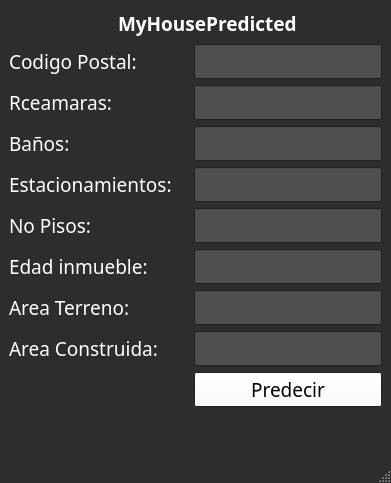
<?xml version="1.0" encoding="UTF-8"?>
<ui version="4.0">
 <class>MainWindow</class>
 <widget class="QMainWindow" name="MainWindow">
  <property name="geometry">
   <rect>
    <x>0</x>
    <y>0</y>
    <width>391</width>
    <height>483</height>
   </rect>
  </property>
  <property name="palette">
   <palette>
    <active>
     <colorrole role="WindowText">
      <brush brushstyle="SolidPattern">
       <color alpha="255">
        <red>255</red>
        <green>255</green>
        <blue>255</blue>
       </color>
      </brush>
     </colorrole>
     <colorrole role="Button">
      <brush brushstyle="SolidPattern">
       <color alpha="255">
        <red>255</red>
        <green>255</green>
        <blue>255</blue>
       </color>
      </brush>
     </colorrole>
     <colorrole role="Light">
      <brush brushstyle="SolidPattern">
       <color alpha="255">
        <red>255</red>
        <green>255</green>
        <blue>255</blue>
       </color>
      </brush>
     </colorrole>
     <colorrole role="Midlight">
      <brush brushstyle="SolidPattern">
       <color alpha="255">
        <red>255</red>
        <green>255</green>
        <blue>255</blue>
       </color>
      </brush>
     </colorrole>
     <colorrole role="Dark">
      <brush brushstyle="SolidPattern">
       <color alpha="255">
        <red>255</red>
        <green>255</green>
        <blue>255</blue>
       </color>
      </brush>
     </colorrole>
     <colorrole role="Mid">
      <brush brushstyle="SolidPattern">
       <color alpha="255">
        <red>76</red>
        <green>76</green>
        <blue>76</blue>
       </color>
      </brush>
     </colorrole>
     <colorrole role="Text">
      <brush brushstyle="SolidPattern">
       <color alpha="255">
        <red>0</red>
        <green>0</green>
        <blue>0</blue>
       </color>
      </brush>
     </colorrole>
     <colorrole role="BrightText">
      <brush brushstyle="SolidPattern">
       <color alpha="255">
        <red>0</red>
        <green>0</green>
        <blue>0</blue>
       </color>
      </brush>
     </colorrole>
     <colorrole role="ButtonText">
      <brush brushstyle="SolidPattern">
       <color alpha="255">
        <red>0</red>
        <green>0</green>
        <blue>0</blue>
       </color>
      </brush>
     </colorrole>
     <colorrole role="Base">
      <brush brushstyle="SolidPattern">
       <color alpha="255">
        <red>79</red>
        <green>79</green>
        <blue>79</blue>
       </color>
      </brush>
     </colorrole>
     <colorrole role="Window">
      <brush brushstyle="SolidPattern">
       <color alpha="255">
        <red>45</red>
        <green>45</green>
        <blue>45</blue>
       </color>
      </brush>
     </colorrole>
     <colorrole role="Shadow">
      <brush brushstyle="SolidPattern">
       <color alpha="255">
        <red>76</red>
        <green>76</green>
        <blue>76</blue>
       </color>
      </brush>
     </colorrole>
     <colorrole role="LinkVisited">
      <brush brushstyle="SolidPattern">
       <color alpha="255">
        <red>255</red>
        <green>255</green>
        <blue>255</blue>
       </color>
      </brush>
     </colorrole>
     <colorrole role="AlternateBase">
      <brush brushstyle="SolidPattern">
       <color alpha="255">
        <red>79</red>
        <green>79</green>
        <blue>79</blue>
       </color>
      </brush>
     </colorrole>
     <colorrole role="ToolTipBase">
      <brush brushstyle="SolidPattern">
       <color alpha="255">
        <red>255</red>
        <green>255</green>
        <blue>220</blue>
       </color>
      </brush>
     </colorrole>
     <colorrole role="ToolTipText">
      <brush brushstyle="SolidPattern">
       <color alpha="255">
        <red>0</red>
        <green>255</green>
        <blue>0</blue>
       </color>
      </brush>
     </colorrole>
     <colorrole role="PlaceholderText">
      <brush brushstyle="SolidPattern">
       <color alpha="128">
        <red>0</red>
        <green>0</green>
        <blue>0</blue>
       </color>
      </brush>
     </colorrole>
    </active>
    <inactive>
     <colorrole role="WindowText">
      <brush brushstyle="SolidPattern">
       <color alpha="255">
        <red>255</red>
        <green>255</green>
        <blue>255</blue>
       </color>
      </brush>
     </colorrole>
     <colorrole role="Button">
      <brush brushstyle="SolidPattern">
       <color alpha="255">
        <red>255</red>
        <green>255</green>
        <blue>255</blue>
       </color>
      </brush>
     </colorrole>
     <colorrole role="Light">
      <brush brushstyle="SolidPattern">
       <color alpha="255">
        <red>255</red>
        <green>255</green>
        <blue>255</blue>
       </color>
      </brush>
     </colorrole>
     <colorrole role="Midlight">
      <brush brushstyle="SolidPattern">
       <color alpha="255">
        <red>255</red>
        <green>255</green>
        <blue>255</blue>
       </color>
      </brush>
     </colorrole>
     <colorrole role="Dark">
      <brush brushstyle="SolidPattern">
       <color alpha="255">
        <red>255</red>
        <green>255</green>
        <blue>255</blue>
       </color>
      </brush>
     </colorrole>
     <colorrole role="Mid">
      <brush brushstyle="SolidPattern">
       <color alpha="255">
        <red>76</red>
        <green>76</green>
        <blue>76</blue>
       </color>
      </brush>
     </colorrole>
     <colorrole role="Text">
      <brush brushstyle="SolidPattern">
       <color alpha="255">
        <red>0</red>
        <green>0</green>
        <blue>0</blue>
       </color>
      </brush>
     </colorrole>
     <colorrole role="BrightText">
      <brush brushstyle="SolidPattern">
       <color alpha="255">
        <red>0</red>
        <green>0</green>
        <blue>0</blue>
       </color>
      </brush>
     </colorrole>
     <colorrole role="ButtonText">
      <brush brushstyle="SolidPattern">
       <color alpha="255">
        <red>0</red>
        <green>0</green>
        <blue>0</blue>
       </color>
      </brush>
     </colorrole>
     <colorrole role="Base">
      <brush brushstyle="SolidPattern">
       <color alpha="255">
        <red>79</red>
        <green>79</green>
        <blue>79</blue>
       </color>
      </brush>
     </colorrole>
     <colorrole role="Window">
      <brush brushstyle="SolidPattern">
       <color alpha="255">
        <red>45</red>
        <green>45</green>
        <blue>45</blue>
       </color>
      </brush>
     </colorrole>
     <colorrole role="Shadow">
      <brush brushstyle="SolidPattern">
       <color alpha="255">
        <red>76</red>
        <green>76</green>
        <blue>76</blue>
       </color>
      </brush>
     </colorrole>
     <colorrole role="LinkVisited">
      <brush brushstyle="SolidPattern">
       <color alpha="255">
        <red>255</red>
        <green>255</green>
        <blue>255</blue>
       </color>
      </brush>
     </colorrole>
     <colorrole role="AlternateBase">
      <brush brushstyle="SolidPattern">
       <color alpha="255">
        <red>79</red>
        <green>79</green>
        <blue>79</blue>
       </color>
      </brush>
     </colorrole>
     <colorrole role="ToolTipBase">
      <brush brushstyle="SolidPattern">
       <color alpha="255">
        <red>255</red>
        <green>255</green>
        <blue>220</blue>
       </color>
      </brush>
     </colorrole>
     <colorrole role="ToolTipText">
      <brush brushstyle="SolidPattern">
       <color alpha="255">
        <red>0</red>
        <green>255</green>
        <blue>0</blue>
       </color>
      </brush>
     </colorrole>
     <colorrole role="PlaceholderText">
      <brush brushstyle="SolidPattern">
       <color alpha="128">
        <red>0</red>
        <green>0</green>
        <blue>0</blue>
       </color>
      </brush>
     </colorrole>
    </inactive>
    <disabled>
     <colorrole role="WindowText">
      <brush brushstyle="SolidPattern">
       <color alpha="255">
        <red>255</red>
        <green>255</green>
        <blue>255</blue>
       </color>
      </brush>
     </colorrole>
     <colorrole role="Button">
      <brush brushstyle="SolidPattern">
       <color alpha="255">
        <red>255</red>
        <green>255</green>
        <blue>255</blue>
       </color>
      </brush>
     </colorrole>
     <colorrole role="Light">
      <brush brushstyle="SolidPattern">
       <color alpha="255">
        <red>255</red>
        <green>255</green>
        <blue>255</blue>
       </color>
      </brush>
     </colorrole>
     <colorrole role="Midlight">
      <brush brushstyle="SolidPattern">
       <color alpha="255">
        <red>255</red>
        <green>255</green>
        <blue>255</blue>
       </color>
      </brush>
     </colorrole>
     <colorrole role="Dark">
      <brush brushstyle="SolidPattern">
       <color alpha="255">
        <red>255</red>
        <green>255</green>
        <blue>255</blue>
       </color>
      </brush>
     </colorrole>
     <colorrole role="Mid">
      <brush brushstyle="SolidPattern">
       <color alpha="255">
        <red>76</red>
        <green>76</green>
        <blue>76</blue>
       </color>
      </brush>
     </colorrole>
     <colorrole role="Text">
      <brush brushstyle="SolidPattern">
       <color alpha="255">
        <red>255</red>
        <green>255</green>
        <blue>255</blue>
       </color>
      </brush>
     </colorrole>
     <colorrole role="BrightText">
      <brush brushstyle="SolidPattern">
       <color alpha="255">
        <red>0</red>
        <green>0</green>
        <blue>0</blue>
       </color>
      </brush>
     </colorrole>
     <colorrole role="ButtonText">
      <brush brushstyle="SolidPattern">
       <color alpha="255">
        <red>255</red>
        <green>255</green>
        <blue>255</blue>
       </color>
      </brush>
     </colorrole>
     <colorrole role="Base">
      <brush brushstyle="SolidPattern">
       <color alpha="255">
        <red>45</red>
        <green>45</green>
        <blue>45</blue>
       </color>
      </brush>
     </colorrole>
     <colorrole role="Window">
      <brush brushstyle="SolidPattern">
       <color alpha="255">
        <red>45</red>
        <green>45</green>
        <blue>45</blue>
       </color>
      </brush>
     </colorrole>
     <colorrole role="Shadow">
      <brush brushstyle="SolidPattern">
       <color alpha="255">
        <red>76</red>
        <green>76</green>
        <blue>76</blue>
       </color>
      </brush>
     </colorrole>
     <colorrole role="LinkVisited">
      <brush brushstyle="SolidPattern">
       <color alpha="255">
        <red>255</red>
        <green>255</green>
        <blue>255</blue>
       </color>
      </brush>
     </colorrole>
     <colorrole role="AlternateBase">
      <brush brushstyle="SolidPattern">
       <color alpha="255">
        <red>79</red>
        <green>79</green>
        <blue>79</blue>
       </color>
      </brush>
     </colorrole>
     <colorrole role="ToolTipBase">
      <brush brushstyle="SolidPattern">
       <color alpha="255">
        <red>255</red>
        <green>255</green>
        <blue>220</blue>
       </color>
      </brush>
     </colorrole>
     <colorrole role="ToolTipText">
      <brush brushstyle="SolidPattern">
       <color alpha="255">
        <red>0</red>
        <green>255</green>
        <blue>0</blue>
       </color>
      </brush>
     </colorrole>
     <colorrole role="PlaceholderText">
      <brush brushstyle="SolidPattern">
       <color alpha="128">
        <red>0</red>
        <green>0</green>
        <blue>0</blue>
       </color>
      </brush>
     </colorrole>
    </disabled>
   </palette>
  </property>
  <property name="font">
   <font>
    <family>Bell MT</family>
    <pointsize>14</pointsize>
    <weight>50</weight>
    <bold>false</bold>
   </font>
  </property>
  <property name="windowTitle">
   <string>MyHousePredicted</string>
  </property>
  <widget class="QWidget" name="centralwidget">
   <layout class="QGridLayout" name="gridLayout">
    <item row="0" column="1" colspan="3">
     <widget class="QLabel" name="label">
      <property name="palette">
       <palette>
        <active>
         <colorrole role="Base">
          <brush brushstyle="SolidPattern">
           <color alpha="255">
            <red>79</red>
            <green>79</green>
            <blue>79</blue>
           </color>
          </brush>
         </colorrole>
         <colorrole role="Window">
          <brush brushstyle="SolidPattern">
           <color alpha="255">
            <red>120</red>
            <green>120</green>
            <blue>120</blue>
           </color>
          </brush>
         </colorrole>
        </active>
        <inactive>
         <colorrole role="Base">
          <brush brushstyle="SolidPattern">
           <color alpha="255">
            <red>79</red>
            <green>79</green>
            <blue>79</blue>
           </color>
          </brush>
         </colorrole>
         <colorrole role="Window">
          <brush brushstyle="SolidPattern">
           <color alpha="255">
            <red>120</red>
            <green>120</green>
            <blue>120</blue>
           </color>
          </brush>
         </colorrole>
        </inactive>
        <disabled>
         <colorrole role="Base">
          <brush brushstyle="SolidPattern">
           <color alpha="255">
            <red>120</red>
            <green>120</green>
            <blue>120</blue>
           </color>
          </brush>
         </colorrole>
         <colorrole role="Window">
          <brush brushstyle="SolidPattern">
           <color alpha="255">
            <red>120</red>
            <green>120</green>
            <blue>120</blue>
           </color>
          </brush>
         </colorrole>
        </disabled>
       </palette>
      </property>
      <property name="font">
       <font>
        <family>Bell MT</family>
        <pointsize>14</pointsize>
        <weight>75</weight>
        <bold>true</bold>
       </font>
      </property>
      <property name="layoutDirection">
       <enum>Qt::LeftToRight</enum>
      </property>
      <property name="text">
       <string>                   MyHousePredicted</string>
      </property>
      <property name="textFormat">
       <enum>Qt::RichText</enum>
      </property>
      <property name="scaledContents">
       <bool>false</bool>
      </property>
      <property name="openExternalLinks">
       <bool>false</bool>
      </property>
     </widget>
    </item>
    <item row="1" column="0" colspan="2">
     <widget class="QLabel" name="CPlb">
      <property name="text">
       <string>Codigo Postal:</string>
      </property>
     </widget>
    </item>
    <item row="1" column="3">
     <widget class="QLineEdit" name="cpTxt"/>
    </item>
    <item row="2" column="0">
     <widget class="QLabel" name="recamaraslb">
      <property name="text">
       <string>Rceamaras:</string>
      </property>
     </widget>
    </item>
    <item row="2" column="3">
     <widget class="QLineEdit" name="recamarasTxt"/>
    </item>
    <item row="3" column="0">
     <widget class="QLabel" name="banoslb">
      <property name="text">
       <string>Baños:</string>
      </property>
     </widget>
    </item>
    <item row="3" column="3">
     <widget class="QLineEdit" name="banosTxt"/>
    </item>
    <item row="4" column="0" colspan="3">
     <widget class="QLabel" name="estacionamientoslb">
      <property name="text">
       <string>Estacionamientos:</string>
      </property>
     </widget>
    </item>
    <item row="4" column="3">
     <widget class="QLineEdit" name="estacionamientosTxt"/>
    </item>
    <item row="5" column="0">
     <widget class="QLabel" name="noPsisoslb">
      <property name="text">
       <string>No Pisos:</string>
      </property>
     </widget>
    </item>
    <item row="5" column="3">
     <widget class="QLineEdit" name="noPisosTxt"/>
    </item>
    <item row="6" column="0" colspan="2">
     <widget class="QLabel" name="edadlb">
      <property name="text">
       <string>Edad inmueble:</string>
      </property>
     </widget>
    </item>
    <item row="6" column="3">
     <widget class="QLineEdit" name="edadTxt"/>
    </item>
    <item row="7" column="0" colspan="2">
     <widget class="QLabel" name="terrenolb">
      <property name="text">
       <string>Area Terreno:</string>
      </property>
     </widget>
    </item>
    <item row="7" column="3">
     <widget class="QLineEdit" name="terrenoTxt"/>
    </item>
    <item row="8" column="0" colspan="2">
     <widget class="QLabel" name="construidalb">
      <property name="text">
       <string>Area Construida:</string>
      </property>
     </widget>
    </item>
    <item row="8" column="3">
     <widget class="QLineEdit" name="contruidaTxt"/>
    </item>
    <item row="9" column="3">
     <widget class="QPushButton" name="predecirBtn">
      <property name="cursor">
       <cursorShape>PointingHandCursor</cursorShape>
      </property>
      <property name="text">
       <string>Predecir</string>
      </property>
     </widget>
    </item>
    <item row="10" column="2" colspan="2">
     <widget class="QLabel" name="preciolb">
      <property name="text">
       <string/>
      </property>
     </widget>
    </item>
   </layout>
  </widget>
  <widget class="QMenuBar" name="menubar">
   <property name="geometry">
    <rect>
     <x>0</x>
     <y>0</y>
     <width>391</width>
     <height>28</height>
    </rect>
   </property>
  </widget>
  <widget class="QStatusBar" name="statusbar"/>
 </widget>
 <resources/>
 <connections/>
</ui>
